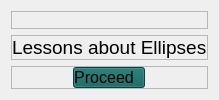
                                            <widget class="QWidget" name="page_16">
                                             <layout class="QVBoxLayout" name="verticalLayout_88">
                                              <item>
                                               <widget class="QFrame" name="frame_48">
                                                <property name="frameShape">
                                                 <enum>QFrame::StyledPanel</enum>
                                                </property>
                                                <property name="frameShadow">
                                                 <enum>QFrame::Raised</enum>
                                                </property>
                                                <layout class="QVBoxLayout" name="verticalLayout_89">
                                                 <property name="spacing">
                                                  <number>0</number>
                                                 </property>
                                                 <property name="leftMargin">
                                                  <number>0</number>
                                                 </property>
                                                 <property name="topMargin">
                                                  <number>0</number>
                                                 </property>
                                                 <property name="rightMargin">
                                                  <number>0</number>
                                                 </property>
                                                 <property name="bottomMargin">
                                                  <number>0</number>
                                                 </property>
                                                 <item>
                                                  <widget class="QLabel" name="label_22">
                                                   <property name="styleSheet">
                                                    <string notr="true">border-image: url(:/lessonIcons/lessonPhotos/ellipses_example.png);</string>
                                                   </property>
                                                   <property name="text">
                                                    <string/>
                                                   </property>
                                                  </widget>
                                                 </item>
                                                </layout>
                                               </widget>
                                              </item>
                                              <item>
                                               <widget class="QFrame" name="frame_49">
                                                <property name="frameShape">
                                                 <enum>QFrame::StyledPanel</enum>
                                                </property>
                                                <property name="frameShadow">
                                                 <enum>QFrame::Raised</enum>
                                                </property>
                                                <layout class="QVBoxLayout" name="verticalLayout_38">
                                                 <property name="spacing">
                                                  <number>0</number>
                                                 </property>
                                                 <property name="leftMargin">
                                                  <number>0</number>
                                                 </property>
                                                 <property name="topMargin">
                                                  <number>0</number>
                                                 </property>
                                                 <property name="rightMargin">
                                                  <number>0</number>
                                                 </property>
                                                 <property name="bottomMargin">
                                                  <number>0</number>
                                                 </property>
                                                 <item alignment="Qt::AlignTop">
                                                  <widget class="QLabel" name="label_29">
                                                   <property name="text">
                                                    <string>&lt;html&gt;&lt;head/&gt;&lt;body&gt;&lt;p align=&quot;justify&quot;&gt;&lt;span style=&quot; font-size:14pt;&quot;&gt;Lessons about Ellipses&lt;/span&gt;&lt;/p&gt;&lt;/body&gt;&lt;/html&gt;</string>
                                                   </property>
                                                   <property name="textFormat">
                                                    <enum>Qt::RichText</enum>
                                                   </property>
                                                  </widget>
                                                 </item>
                                                </layout>
                                               </widget>
                                              </item>
                                              <item>
                                               <widget class="QFrame" name="frame_98">
                                                <property name="frameShape">
                                                 <enum>QFrame::StyledPanel</enum>
                                                </property>
                                                <property name="frameShadow">
                                                 <enum>QFrame::Raised</enum>
                                                </property>
                                                <layout class="QVBoxLayout" name="verticalLayout_162">
                                                 <property name="spacing">
                                                  <number>0</number>
                                                 </property>
                                                 <property name="leftMargin">
                                                  <number>0</number>
                                                 </property>
                                                 <property name="topMargin">
                                                  <number>0</number>
                                                 </property>
                                                 <property name="rightMargin">
                                                  <number>0</number>
                                                 </property>
                                                 <property name="bottomMargin">
                                                  <number>0</number>
                                                 </property>
                                                 <item alignment="Qt::AlignHCenter">
                                                  <widget class="QPushButton" name="proceedLesson1_1C_pushButton">
                                                   <property name="font">
                                                    <font>
                                                     <pointsize>12</pointsize>
                                                    </font>
                                                   </property>
                                                   <property name="styleSheet">
                                                    <string notr="true">#proceedLesson1_1C_pushButton{
	background-color: rgb(8, 94, 87);	
	padding-right: 10px;
}
#proceedLesson1_1C_pushButton:hover{
	background-color: rgb(4, 59, 54);
}
#proceedLesson1_1C_pushButton:pressed{
	background-color: rgb(150, 150, 150);
}

</string>
                                                   </property>
                                                   <property name="text">
                                                    <string>Proceed</string>
                                                   </property>
                                                   <property name="icon">
                                                    <iconset resource="res.qrc">
                                                     <normaloff>:/greenIcons/greenColorIcons/arrow-right.svg</normaloff>:/greenIcons/greenColorIcons/arrow-right.svg</iconset>
                                                   </property>
                                                   <property name="iconSize">
                                                    <size>
                                                     <width>60</width>
                                                     <height>60</height>
                                                    </size>
                                                   </property>
                                                  </widget>
                                                 </item>
                                                </layout>
                                               </widget>
                                              </item>
                                             </layout>
                                            </widget>
